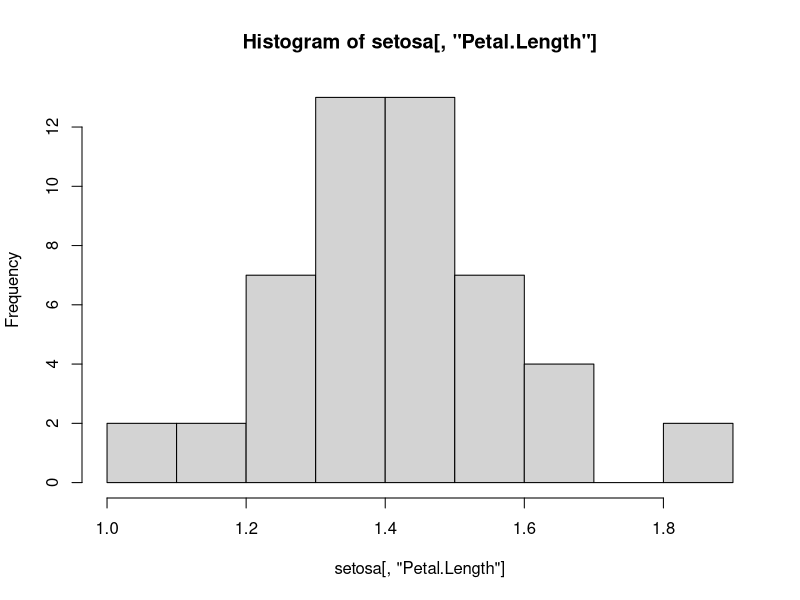
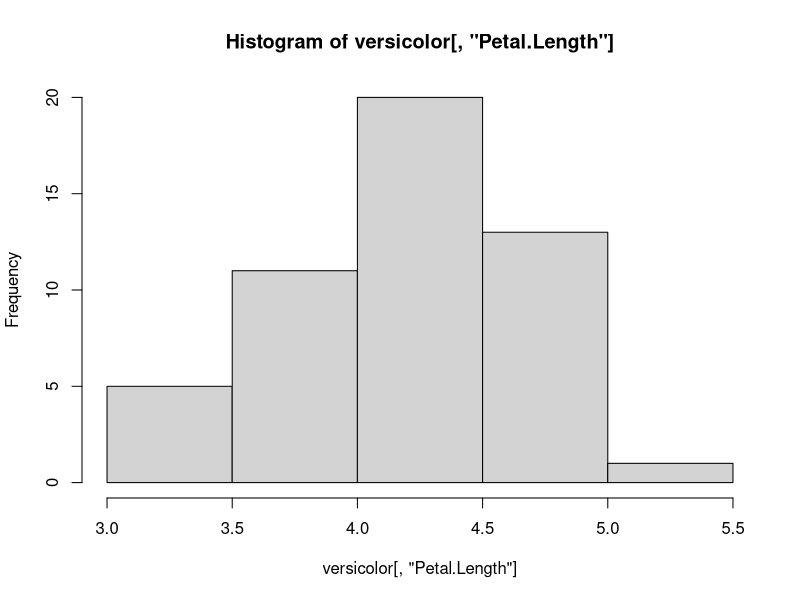
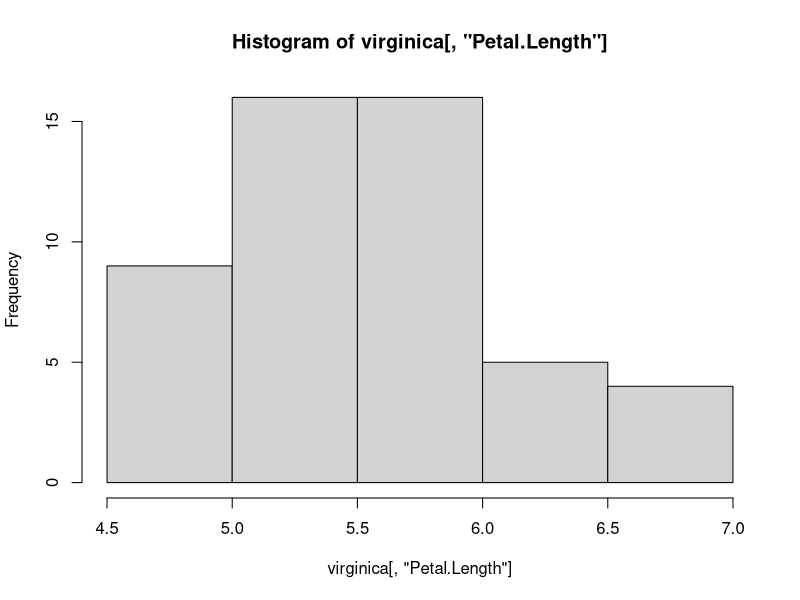
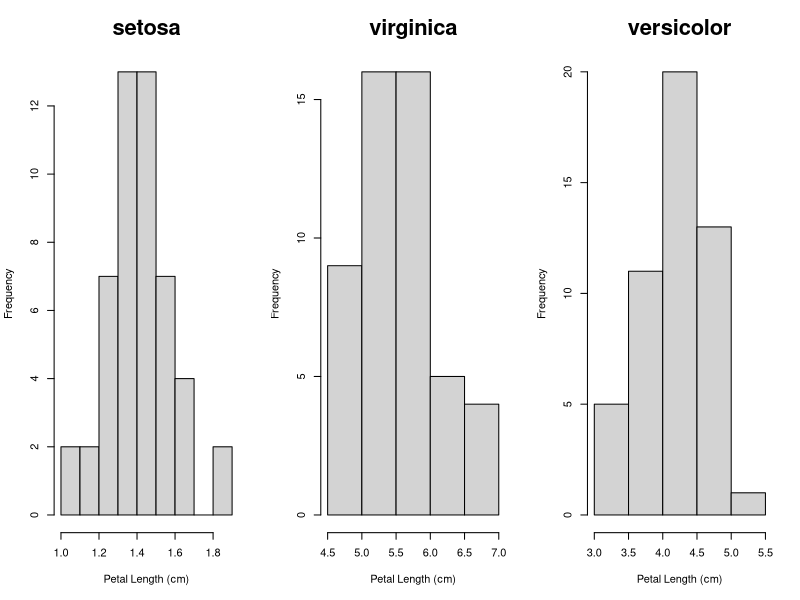
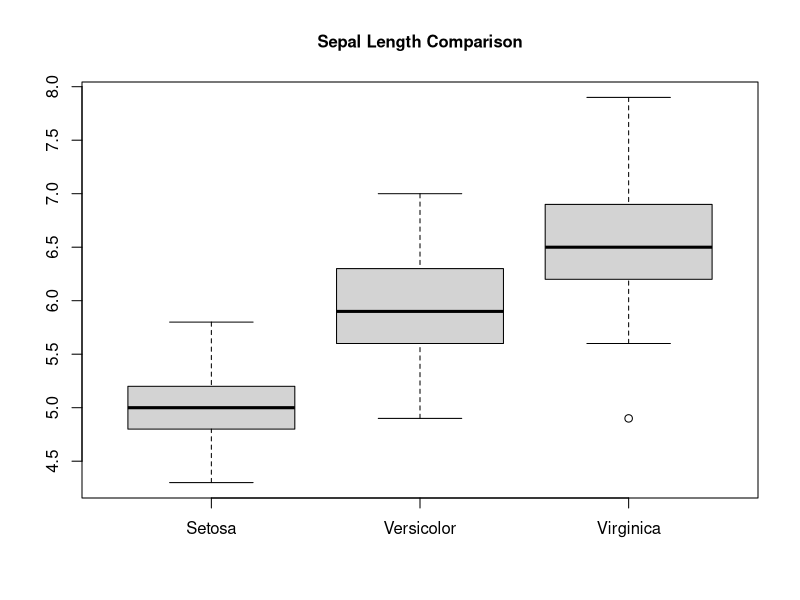
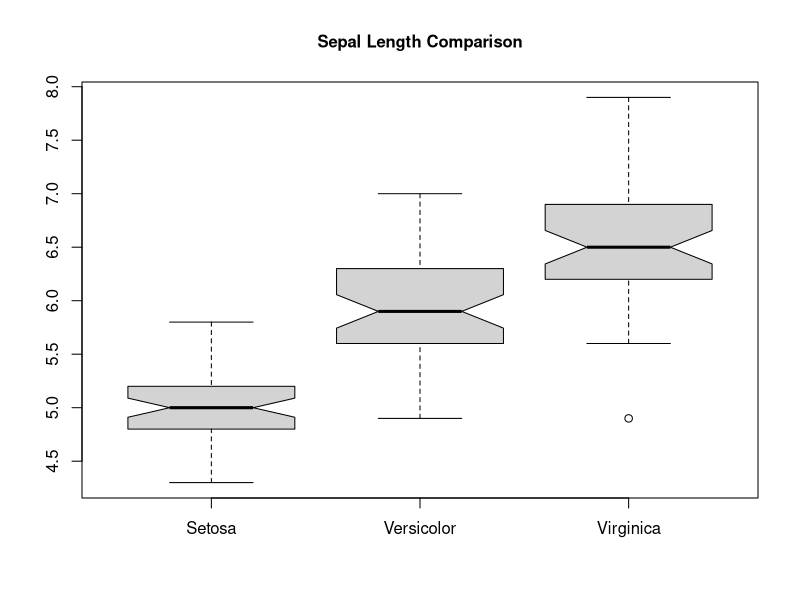
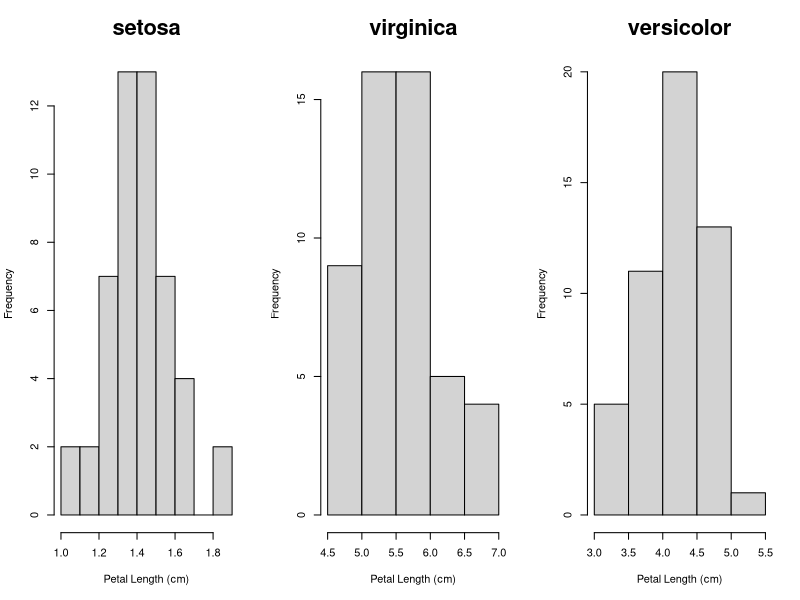

Generate these figures, in order, with R:
# Danny Arend's R Course_Answers of the Forth Assignment
#
# copyright (c) 2022 - Danny Arend, Erkam Minsin
# written by: Erkam Minsin
#
# last modified: Nov 2022
# first written: Nov 2022

## A WORD OF ADVICE FOR PEOPLE WHO ARE INTERESTED IN CODING ##
## Please let us be aware of the fact that coders who work structured (clean code, with spaces rather than tabs) have(up to) 20 percent more income.
## Let us code clean, and reward clean coders.

setwd("C:/Users/erkam/R Learning/Danny_Arends_Course/Assignments")

# Descriptive Statistics

#1a)

data(iris)

# 4 phenotypes: Sepal.Length, Sepal.Width, Petal.Length, Petal.Width
# 3 different species of iris flowers: setosa, versicolor, virginica

mode <- function(x) {
  ux <- unique(x); 
  return(ux[which.max(tabulate(match(x, ux)))])
}

setosa <- subset(iris,Species=="setosa",
                      select=c("Sepal.Length","Sepal.Width","Petal.Length","Petal.Width"))

apply(setosa,2,mean) ; apply(setosa,2,median) ; apply(setosa,2,mode)

versicolor <- subset(iris,Species=="versicolor",
                          select=c("Sepal.Length","Sepal.Width","Petal.Length","Petal.Width"))
						  
apply(versicolor,2,mean) ; apply(versicolor,2,median) ; apply(versicolor,2,mode)

virginica <- subset(iris,Species=="virginica",
                         select=c("Sepal.Length","Sepal.Width","Petal.Length","Petal.Width"))
						 
apply(virginica,2,mean) ; apply(virginica,2,median) ; apply(virginica,2,mode)


#1b)
apply(subset(iris,select=c("Sepal.Length","Sepal.Width","Petal.Length","Petal.Width")),2,var)

#1c)
apply(setosa,2,var) ; apply(versicolor,2,var); apply(virginica,2,var)

#1d)
geometricMean <- function(x){ 
  return(prod(x) ^ (1 / length(x))) 
}

#1e)
harmonicMean <- function(x){
  return(length(x) / sum(1/x))
}


# First Plots in R

#2a)
hist(setosa[,"Petal.Length"])			 
hist(versicolor[,"Petal.Length"])
hist(virginica[,"Petal.Length"])

#2b)
par(cex.main=2)

#2c)
par(mfrow = c(1,3))
hist(setosa[,"Petal.Length"], main="setosa", xlab = "Petal Length (cm)")
hist(virginica[,"Petal.Length"], main="virginica", xlab = "Petal Length (cm)")
hist(versicolor[,"Petal.Length"], main="versicolor", xlab = "Petal Length (cm)")

# Reset to a single plot window after we're done
par(mfrow = c(1,1), cex.main = 1)

#2d)
png("myplot.png",width=1024,height=800,bg="white")
  par(cex.main=2)
  par(mfrow = c(1,3))
  hist(setosa[,"Petal.Length"], main="setosa", xlab = "Petal Length (cm)")
  hist(virginica[,"Petal.Length"], main="virginica", xlab = "Petal Length (cm)")
  hist(versicolor[,"Petal.Length"], main="versicolor", xlab = "Petal Length (cm)")
dev.off()

#3a)
plotdata <- cbind(setosa[,"Sepal.Length"], versicolor[,"Sepal.Length"], virginica[,"Sepal.Length"])
boxplot(plotdata, main="Sepal Length Comparison",xaxt="n")
axis(1, at=1:3, c("Setosa", "Versicolor", "Virginica"))

#3b)
boxplot(plotdata, main="Sepal Length Comparison",xaxt="n",notch=TRUE)
axis(1, at=1:3, c("Setosa", "Versicolor", "Virginica"))

### --> Conclusion: Sepal length is significantly different between the 3 species


